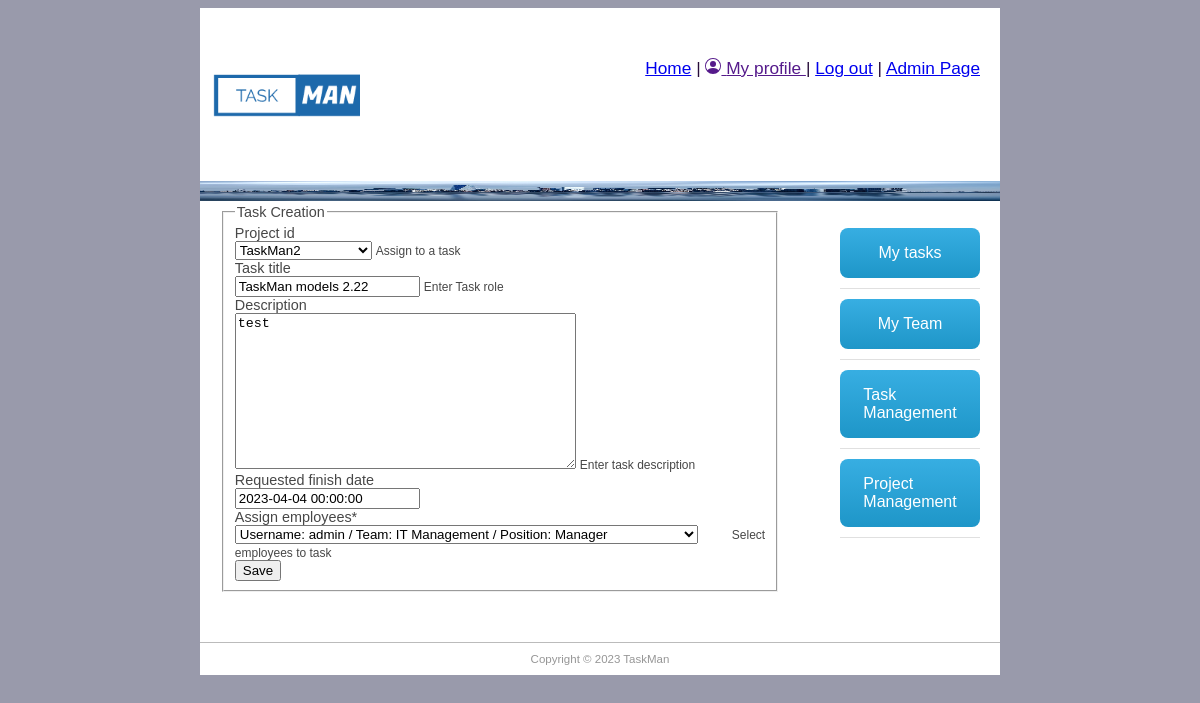
Before: /taskman/projects/8/update (signed in) with the older database file.
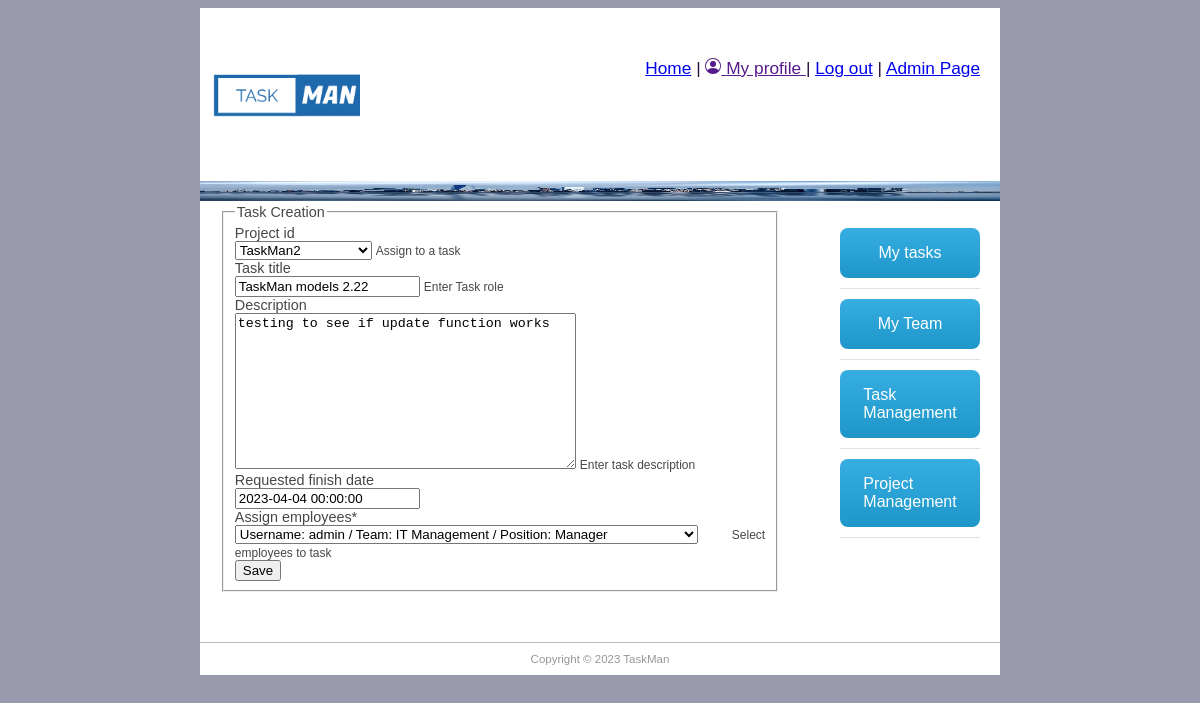
After: the same page with the newer database file.
### taskman/models.py (models this page shows, shortened)
class TaskInstance(models.Model):
    project_id = models.ForeignKey('Project', help_text='Assign to a task', on_delete=models.SET_NULL, null=True, blank=True)
    job_title = models.CharField('Task title', max_length=200, help_text='Enter Task role', null=True, blank=True)
    description = models.TextField('Description', max_length=2000, help_text='Enter task description', null=True, blank=True)
    enddate = models.DateTimeField('Requested finish date', null=True, blank=True)
    completed_on = models.BooleanField('Completed', default=False)
    assign_employees = models.ForeignKey(Employee, help_text='Select employees to task', on_delete=models.CASCADE)

### taskman/views.py (the view, shortened to what this page needs)
# urls.py: path('projects/<int:pk>/update', views.TaskInstanceUpdateView.as_view(), name='task-update'),
class TaskInstanceUpdateView(LoginRequiredMixin, UpdateView):
    model = TaskInstance
    fields = ('project_id', 'job_title', 'description', 'enddate', 'assign_employees')
    success_url = '/taskman/alltasks/'
    template_name = 'task_create_form.html'
    def get_context_data(self, **kwargs):
        context = super().get_context_data(**kwargs)
        current_employee = Employee.objects.get(user=self.request.user)
        context['current_employee'] = current_employee
        return context

### taskman/models.py (called while the page is built)
    def __str__(self):
        return self.title

    def __str__(self):
        return f"Username: {self.user.username}\n / Team: {self.group_id.name} \n / Position: {self.team_role.name}"

### taskman/templates/task_create_form.html (shortened to what this page needs)
{% extends "base.html" %}
{% load crispy_forms_tags %}
{% block content %}
{% if current_employee.team_role.name == 'Manager' or current_employee.team_role.name == 'Team Lead' or current_employee.team_role.name == 'Senior' %}
<div class="content-section">
    <form method="POST">
        <fieldset class="form-group">
            <legend class="border-bottom mb-4">Task Creation</legend>
            {{ form | crispy }}
            <button class="btn btn-outline-info" type="submit">Save</button>
        </fieldset>
    </form>
</div>
{% else %}
<p>You do not have permission to create new tasks</p>
{%endif%}
{% endblock %}

Changed rows visible on the page:
changed TaskInstance "TaskMan2": description "test" → "testing to see if update function works"
